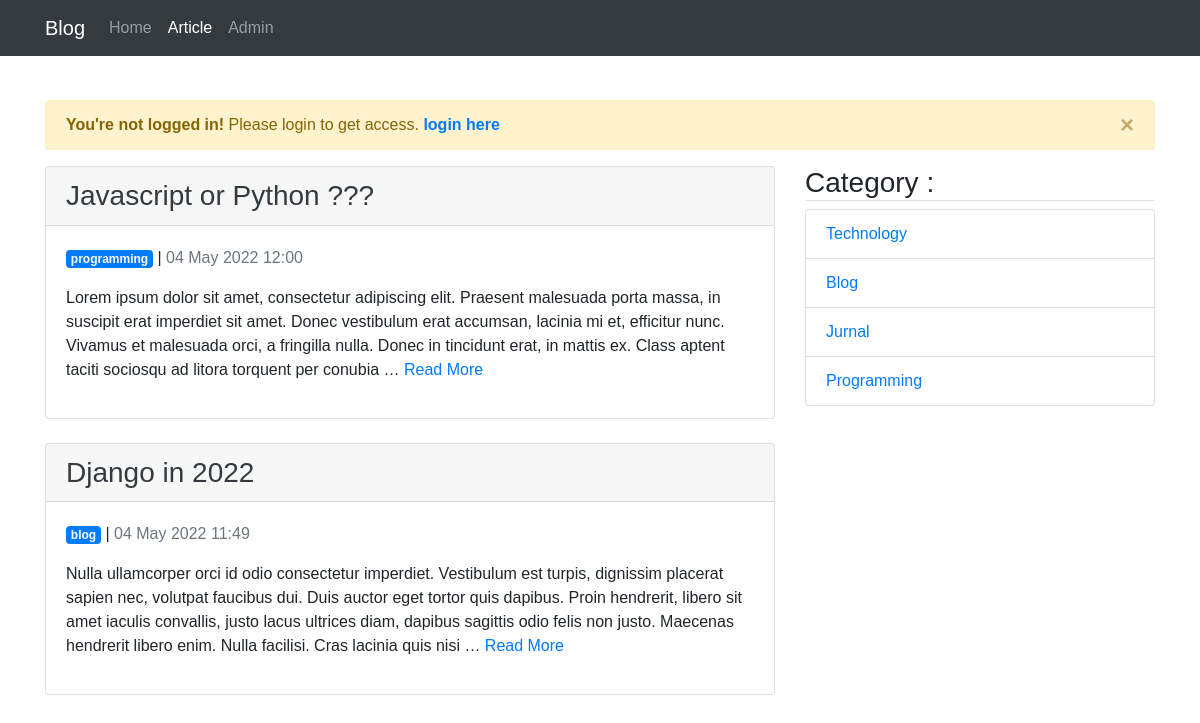
The page /article/1 on the database as committed earlier.
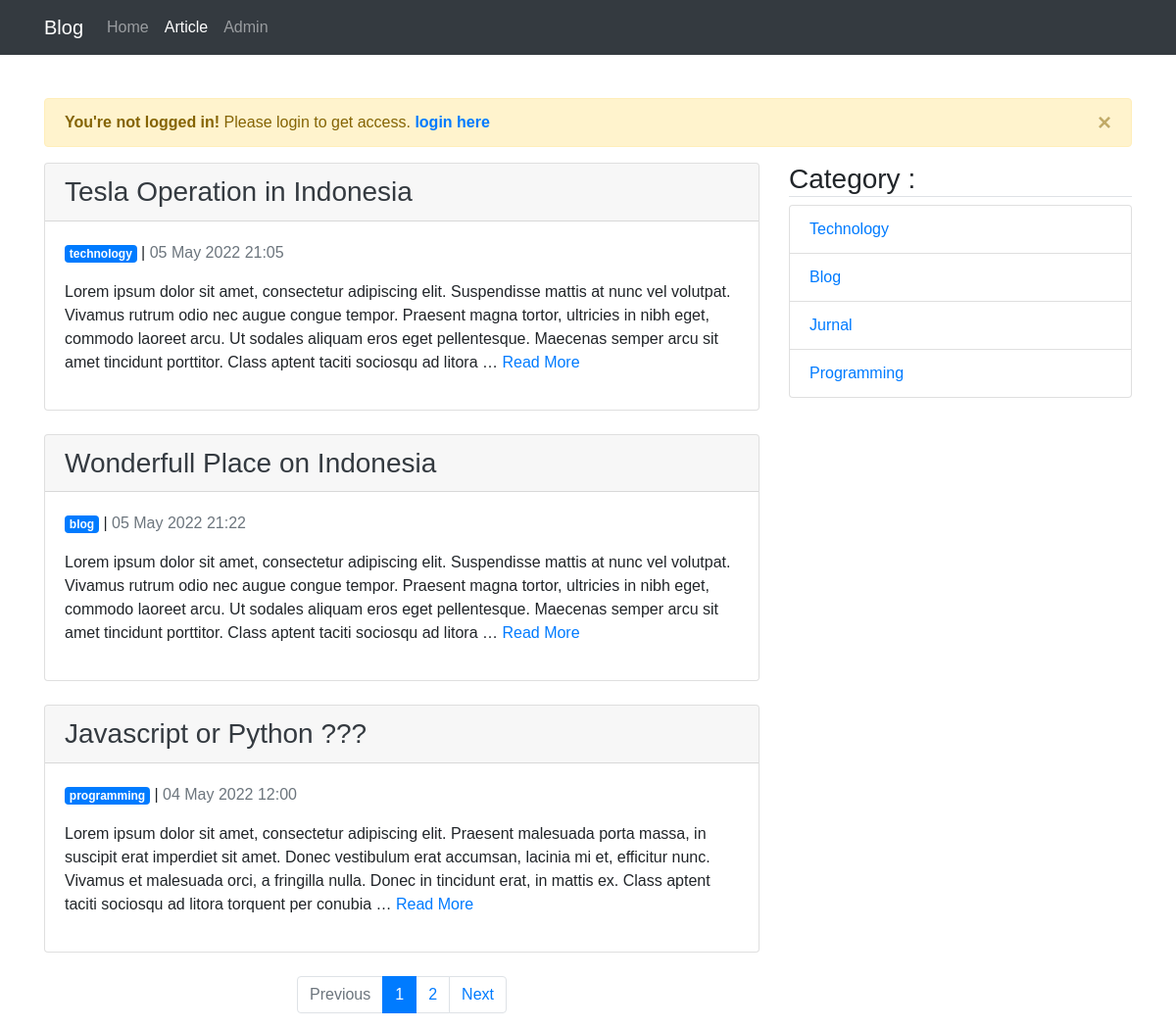
The same page on the database as committed later.
### article/models.py (models this page shows, shortened)
class Article(models.Model):
    LIST_CATEGORY=(
        ('blog','Blog'),
        ('jurnal', 'Jurnal'),
        ('technology', 'Technology'),
        ('programming', 'Programming')
    )
    author = models.ForeignKey(User, on_delete=models.CASCADE, default=None)
    title = models.CharField(max_length=100, validators=[validate_title, validate_is_profane])
    content = models.TextField(validators=[validate_is_profane])
    category = models.CharField(max_length=50, default='blog', choices=LIST_CATEGORY)
    created = models.DateTimeField(auto_now_add=True)
    updated = models.DateTimeField(auto_now=True)
    is_published = models.BooleanField(default=False)
    published = models.DateTimeField(null=True)
    slug = models.SlugField(blank=True, editable=False)
    class Meta:
        permissions = (
            ('publish_article', 'Can publish article'),
        )

### article/views.py (the view)
# urls.py: path('<int:page>', ArticleListView.as_view(), name='list'),
class ArticleListView(ListView):
    model = Article
    queryset = Article.objects.filter(is_published = True)
    template_name = 'article/article_list.html'
    context_object_name = 'articles'
    ordering = ['-is_published']
    paginate_by = 3
    extra_context = {}
    def get_context_data(self, **kwargs):
        categories = self.model.objects.values_list('category', flat = True).distinct()
        self.extra_context['categories'] = categories
        context = super().get_context_data(**kwargs)
        return context

### article/templates/article/article_list.html (shortened to what this page needs)
{% extends 'base.html' %}
{% block contents %}
    {% if user.is_authenticated == False %}
    <div class="alert alert-warning alert-dismissible fade show" role="alert">
        <strong>You're not logged in!</strong> Please login to get access.
        <strong><a href="{% url 'login'%}">login here</a></strong>
        <button type="button" class="close" data-dismiss="alert" aria-label="Close">
          <span aria-hidden="true">&times;</span>
        </button>
      </div>
    {% endif %}
    <div class="row">
        <div class="col-md-8">
            {% for article in articles %}
            <div class="card mb-4">
                <div class="card-header">
                    <a class="text-dark h3" href="{% url 'article:detail' article.slug %}">{{article.title}}</a>
                </div>
                <div class="card-body">
                    <p>
                        <span class="badge badge-primary">{{article.category}}</span> | <span class="text-muted">{{article.published|date:"d M Y H:i"}}</span>
                    </p>
                    <p>
                        {{article.content|truncatewords:50}} <a href="{% url 'article:detail' article.slug %}">Read More</a>
                    </p>
                </div>
            </div>
            {% endfor %}
            {% if is_paginated %}
                <nav aria-label="...">
                    <ul class="pagination justify-content-center">
                        {% if page_obj.has_previous %}
                            <li class="page-item">
                                <a class="page-link" href="{% url 'article:list' page_obj.previous_page_number %}">Previous</a>
                            </li>
                        {% else %}
                            <li class="page-item disabled">
                                <a class="page-link">Previous</a>
                            </li>
                        {% endif %}
                        {% for page in paginator.page_range %}
                            {% if page is page_obj.number %}
                                <li class="page-item active" aria-current="page">
                                    <span class="page-link"> {{page}} </span>
                                </li>
                            {% else %}
                                <li class="page-item">
                                    <a href="{% url 'article:list' page %}" class="page-link"> {{page}} </a>
                                </li>
                            {% endif %}
                        {% endfor %}
                        {% if page_obj.has_next %}
                            <li class="page-item">
                                <a class="page-link" href="{% url 'article:list' page_obj.next_page_number %}">Next</a>
                            </li>
                        {% else %}
                            <li class="page-item disabled">
                                <a class="page-link">Next</a>
                            </li>
                        {% endif %}
                    </ul>
                </nav>
            {% endif %}
        </div>
        <div class="col-sm">
            <h3 class="border-bottom">Category : </h3>
            <ul class="list-group">
                {% for category in categories %}
                <li class="list-group-item">
                    <a class="text-capitalize" href="{% url 'article:category' category 1 %}">
                        {{category}}
                    </a>
                </li>
                {% endfor %}
              </ul>
        </div>
    </div>
{% endblock contents %}

Rows that differ between the two databases and show on the page:
no longer on this page (row unchanged): Article: title "Django in 2022", category "blog", published "04 May 2022 11:49", content "Nulla ullamcorper orci id odio consectetur imperdiet. Vestibulum est turpis, dignissim placerat sapien nec, volutpat faucibus dui. Duis auctor eget tortor quis dapibus. Proin hendrerit, libero sit amet iaculis convallis, justo lacus ultrices diam, dapibus sagittis odio felis non justo. Maecenas hendrerit libero enim. Nulla facilisi. Cras lacinia quis nisi …"
now on this page (row edited): Article: title "Tesla Operation in Indonesia", category "technology", published "05 May 2022 21:05", content "Lorem ipsum dolor sit amet, consectetur adipiscing elit. Suspendisse mattis at nunc vel volutpat. Vivamus rutrum odio nec augue congue tempor. Praesent magna tortor, ultricies in nibh eget, commodo laoreet arcu. Ut sodales aliquam eros eget pellentesque. Maecenas semper arcu sit amet tincidunt porttitor. Class aptent taciti sociosqu ad litora …"
now on this page (row edited): Article: title "Wonderfull Place on Indonesia", category "blog", published "05 May 2022 21:22", content "Lorem ipsum dolor sit amet, consectetur adipiscing elit. Suspendisse mattis at nunc vel volutpat. Vivamus rutrum odio nec augue congue tempor. Praesent magna tortor, ultricies in nibh eget, commodo laoreet arcu. Ut sodales aliquam eros eget pellentesque. Maecenas semper arcu sit amet tincidunt porttitor. Class aptent taciti sociosqu ad litora …"
Other text that changed with them:
text now shown: "Previous Next"
new list line: "1"
new list line: "2"
